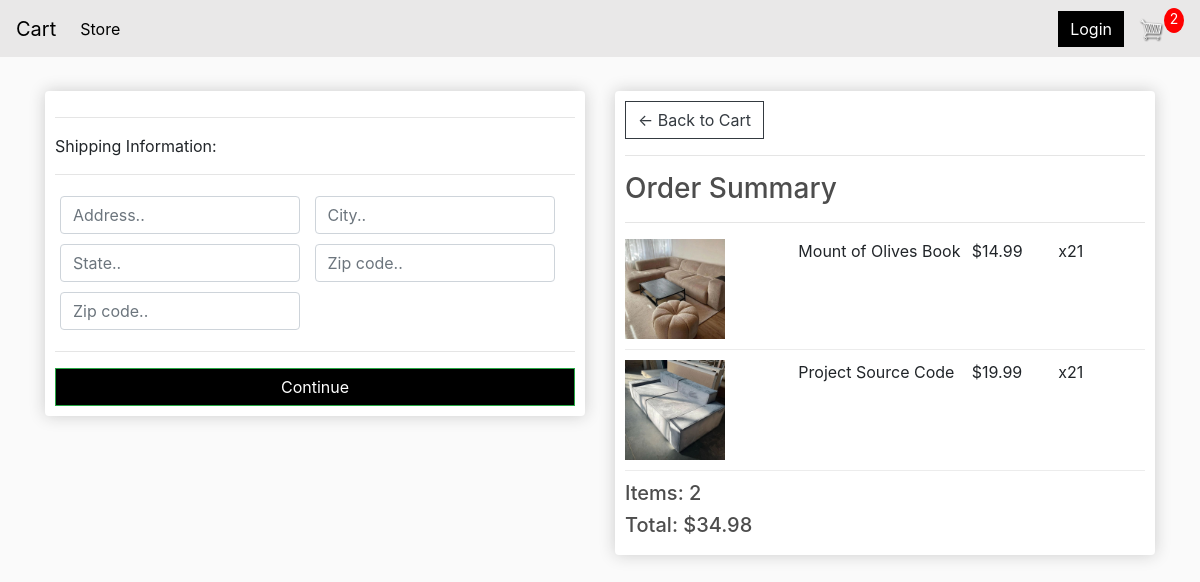
/checkout/ (signed in), run on an earlier commit of the app's database.
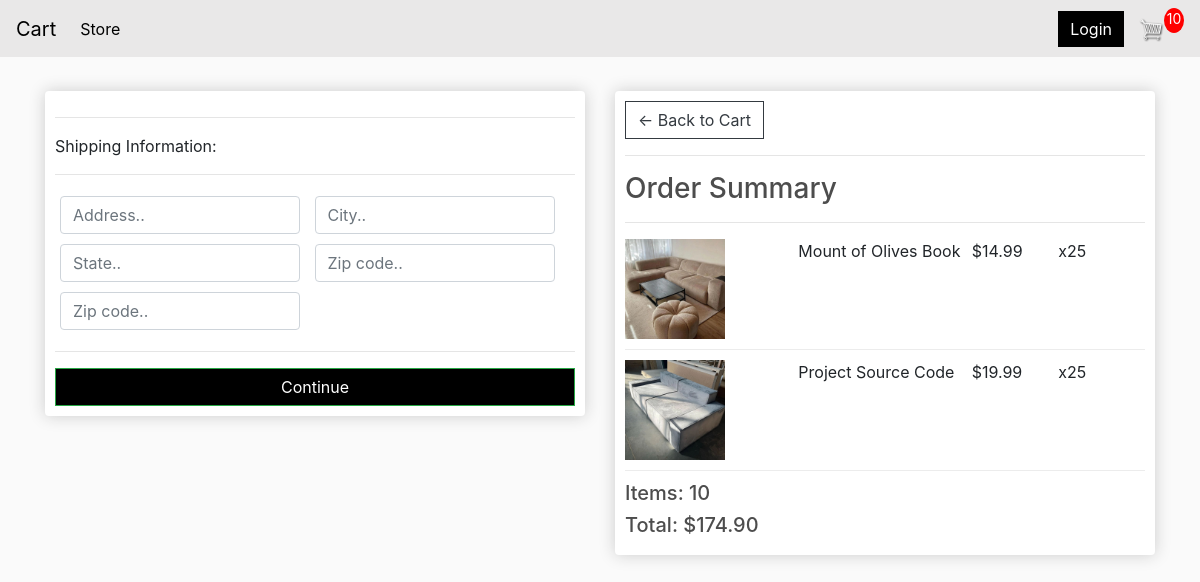
And on a later commit of the database.
### foreverfinds/models.py (models this page shows, shortened)
class OrderItem(models.Model):
    product = models.ForeignKey(Product, on_delete=models.SET_NULL, null=True)
    order = models.ForeignKey(Order, on_delete=models.SET_NULL, null=True)
    quantity = models.IntegerField(default=0, null=True, blank=True)
    date_added = models.DateTimeField(auto_now_add=True)
    @property
    def get_total(self):
        total = self.product.price * self.quantity
        return total

class Order(models.Model):
    customer = models.ForeignKey(Customer, on_delete=models.SET_NULL, null=True, blank=True)
    date_ordered = models.DateTimeField(auto_now_add=True)
    complete = models.BooleanField(default=False)
    transaction_id = models.CharField(max_length=100, null=True)
    @property
    def shipping(self):
        shipping = False
        orderitems = self.orderitem_set.all()
        for i in orderitems:
            if i.product.digital == False:
                shipping = True
        return shipping
    @property
    def get_cart_total(self):
        orderitems = self.orderitem_set.all()
        total = sum([item.get_total for item in orderitems ])
        return total
    @property
    def get_cart_items(self):
        orderitems = self.orderitem_set.all()
        total = sum([item.quantity for item in orderitems])
        return total

class Product(models.Model):
    name = models.CharField(max_length=200, null=True)
    price = models.DecimalField(max_digits=7, decimal_places=2)
    digital = models.BooleanField(default=False,null=True, blank=True)
    image = models.ImageField(null=True, blank=True)
    @property
    def imageURL(self):
        try:
            url = self.image.url
        except:
            url = ''
        return url

### foreverfinds/views.py (the view)
# urls.py: path('checkout/', views.CheckoutPage, name='checkout'),
def CheckoutPage(request):
    data = cartData(request)
    cartItems = data['cartItems']
    order= data['order']
    items = data['items']
    context = {'items':items, 'order':order, 'cartItems':cartItems}
    return render(request, 'foreverfinds/checkout.html', context)

### foreverfinds/utils.py (called while the page is built)
def cartData(request):
     if request.user.is_authenticated:
        customer = request.user.customer
        order, created = Order.objects.get_or_create(customer=customer, complete=False)
        items = order.orderitem_set.all()
        cartItems = order.get_cart_items
     else:
        cookieData = cookieCart(request)
        cartItems = cookieData['cartItems']
        order= cookieData['order']
        items = cookieData['items']
     return {'cartItems': cartItems, 'order':order, 'items':items}

### foreverfinds/templates/foreverfinds/checkout.html (shortened to what this page needs)
{% extends 'foreverfinds/nav.html'%}
{% block content%}
<!DOCTYPE html>
{% load static %}
<html lang="en">
<head>
</head>
<body>
    <div class="row">
		<div class="col-lg-6">
			<div class="box-element" id="form-wrapper">
				<form id="form">
					<div id="shipping-info">
						<hr>
						<p>Shipping Information:</p>
						<hr>
						<div class="form-field">
							<input class="form-control" type="text" name="address" placeholder="Address..">
						</div>
						<div class="form-field">
							<input class="form-control" type="text" name="city" placeholder="City..">
						</div>
						<div class="form-field">
							<input class="form-control" type="text" name="state" placeholder="State..">
						</div>
						<div class="form-field">
							<input class="form-control" type="text" name="zipcode" placeholder="Zip code..">
						</div>
						<div class="form-field">
							<input class="form-control" type="text" name="country" placeholder="Zip code..">
						</div>
					</div>
					<hr>
					<input id="form-button" class="btn btn-success btn-block" type="submit" value="Continue" style="background-color: black;">
				</form>
			</div>
			<br>
		</div>
		<div class="col-lg-6">
			<div class="box-element">
				<a  class="btn btn-outline-dark" href="{% url 'cart' %}">&#x2190; Back to Cart</a>
				<hr>
				<h3>Order Summary</h3>
				<hr>
				{% for item in items %}
				<div class="cart-row">
					<div style="flex:2"><img class="row-image" src="{{item.product.imageURL}}"></div>
					<div style="flex:2"><p>{{item.product.name}}</p></div>
					<div style="flex:1"><p>${{item.product.price}}</p></div>
					<div style="flex:1"><p>x2{{item.quantity}}</p></div>
				</div>
				{% endfor %}
				<h5>Items:   {{order.get_cart_items}}</h5>
				<h5>Total:   ${{order.get_cart_total|floatformat:2}}</h5>
			</div>
		</div>
	</div>
</body>
</html>
{% endblock content%}

What changed in the data, as far as the page shows it:
changed OrderItem "Mount of Olives Book": quantity "1" → "5"
changed OrderItem "Project Source Code": quantity "1" → "5"
changed through a linked row, Order: get_cart_items "2" → "10"; get_cart_total "34.98" → "174.90"
Also different on the page:
{{ cartItems }}: "2" → "10"
